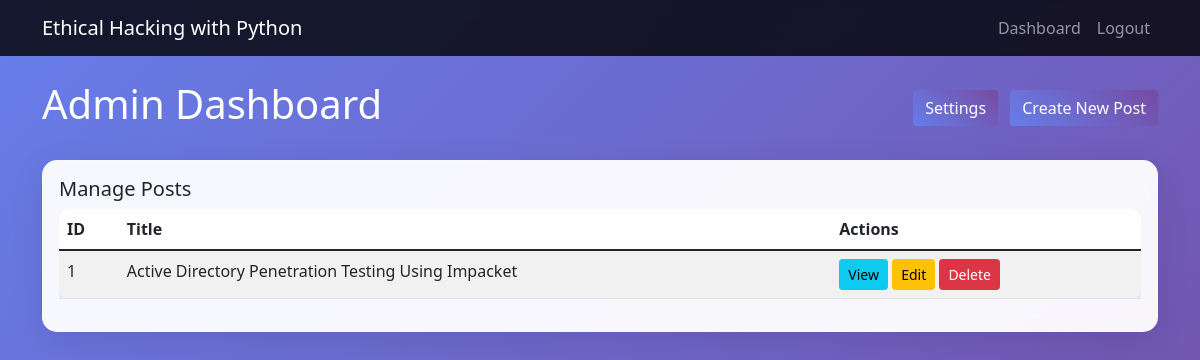
The app's page /admin/dashboard (signed in), older data.
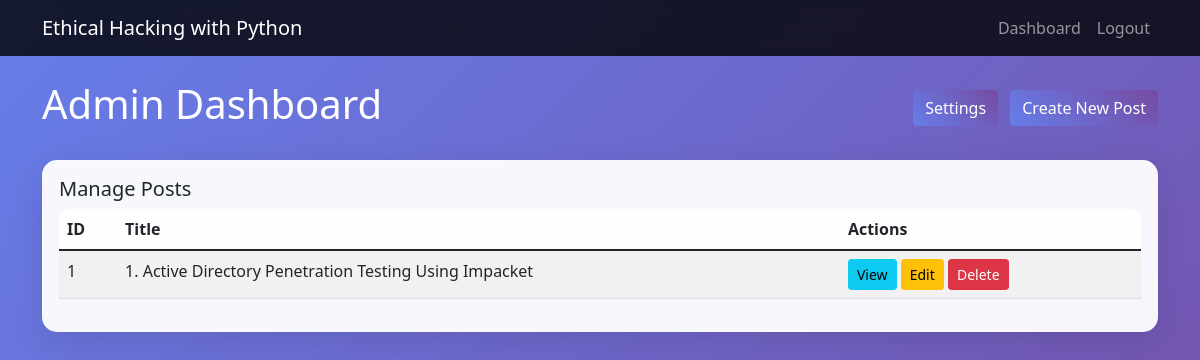
The same page, newer data.
### models.py (models this page shows, shortened)
class SiteSettings(db.Model):
    id = db.Column(db.Integer, primary_key=True)
    blog_title = db.Column(db.String(200), nullable=False, default='Blog CMS')
    blog_description = db.Column(db.Text, nullable=False, default='Welcome to Our Blog')

class Post(db.Model):
    id = db.Column(db.Integer, primary_key=True)
    title = db.Column(db.String(200), nullable=False)
    content = db.Column(db.Text, nullable=False)
    featured_image = db.Column(db.String(500), nullable=True)
    created_at = db.Column(db.DateTime, nullable=False, default=datetime.utcnow)

### app.py (the view)
    def decorated_function(*args, **kwargs):
        if 'logged_in' not in session:
            return redirect(url_for('admin_login'))
        return f(*args, **kwargs)

### app.py (called while the page is built)
def login_required(f):
    def decorated_function(*args, **kwargs):
        if 'logged_in' not in session:
            return redirect(url_for('admin_login'))
        return f(*args, **kwargs)
    decorated_function.__name__ = f.__name__
    return decorated_function

def get_site_settings():
    settings = SiteSettings.query.first()
    if not settings:
        settings = SiteSettings(blog_title='Blog CMS', blog_description='Welcome to Our Blog')
        db.session.add(settings)
        db.session.commit()
    return settings

@app.context_processor
def inject_site_settings():
    return {'site_settings': get_site_settings()}

@app.route('/admin/dashboard')
@login_required
def admin_dashboard():
    posts = Post.query.order_by(Post.created_at.desc()).all()
    return render_template('dashboard.html', posts=posts)

### templates/dashboard.html (shortened to what this page needs)
{% extends "base.html" %}
{% block content %}
<div class="d-flex justify-content-between align-items-center mb-4">
    <h1 class="text-white animate__animated animate__fadeInLeft">Admin Dashboard</h1>
    <div class="animate__animated animate__fadeInRight">
        <a href="{{ url_for('admin_settings') }}" class="btn btn-info btn-gradient me-2">Settings</a>
        <a href="{{ url_for('new_post') }}" class="btn btn-success btn-gradient">Create New Post</a>
    </div>
</div>
<div class="card blog-card animate__animated animate__fadeIn">
    <div class="card-body">
        <h5 class="card-title">Manage Posts</h5>
        {% if posts %}
            <div class="table-responsive">
                <table class="table table-striped">
                    <thead>
                        <tr>
                            <th>ID</th>
                            <th>Title</th>
                            <th>Actions</th>
                        </tr>
                    </thead>
                    <tbody>
                        {% for post in posts %}
                        <tr>
                            <td>{{ post.id }}</td>
                            <td>{{ post.title }}</td>
                            <td>
                                <a href="{{ url_for('post_detail', id=post.id) }}" class="btn btn-sm btn-info">View</a>
                                <a href="{{ url_for('edit_post', id=post.id) }}" class="btn btn-sm btn-warning">Edit</a>
                                <form style="display: inline;" method="POST" action="{{ url_for('delete_post', id=post.id) }}"
                                      onsubmit="return confirm('Are you sure you want to delete this post?')">
                                    <button type="submit" class="btn btn-sm btn-danger">Delete</button>
                                </form>
                            </td>
                        </tr>
                        {% endfor %}
                    </tbody>
                </table>
            </div>
        {% else %}
            <p class="text-muted">No posts created yet. <a href="{{ url_for('new_post') }}">Create your first post</a>!</p>
        {% endif %}
    </div>
</div>
{% endblock %}

### templates/base.html (shortened to what this page needs)
<!DOCTYPE html>
<html lang="en">
<head>
    <link href="https://cdn.jsdelivr.net/npm/bootstrap@5.1.3/dist/css/bootstrap.min.css" rel="stylesheet">
    <link rel="stylesheet" href="https://cdnjs.cloudflare.com/ajax/libs/animate.css/4.1.1/animate.min.css">
    <link rel="stylesheet" href="{{ url_for('static', filename='css/style.css') }}">
</head>
<body class="gradient-bg">
    <nav class="navbar navbar-expand-lg navbar-dark bg-dark">
        <div class="container">
            <a class="navbar-brand" href="{{ url_for('index') }}">{{ site_settings.blog_title }}</a>
            <div class="navbar-nav ms-auto">
                {% if session.logged_in %}
                    <a class="nav-link" href="{{ url_for('admin_dashboard') }}">Dashboard</a>
                    <a class="nav-link" href="{{ url_for('admin_logout') }}">Logout</a>
                {% endif %}
            </div>
        </div>
    </nav>
    <div class="container mt-4">
        {% block content %}{% endblock %}
    </div>
</body>
</html>

### static/css/style.css (style rules this page uses)
.gradient-bg { background: linear-gradient(135deg, #667eea 0%, #764ba2 100%); min-height: 100vh; }
.blog-card { background: rgba(255, 255, 255, 0.95); border: none; border-radius: 15px; box-shadow: 0 8px 32px rgba(0, 0, 0, 0.1); backdrop-filter: blur(10px); border: 1px solid rgba(255, 255, 255, 0.2); transition: transform 0.3s ease, box-shadow 0.3s ease; }
.btn-gradient { background: linear-gradient(45deg, #667eea, #764ba2); border: none; color: white; transition: all 0.3s ease; }
.navbar-dark { background: rgba(0, 0, 0, 0.8) !important; backdrop-filter: blur(10px); }
.table { background: rgba(255, 255, 255, 0.9); border-radius: 10px; }

Row changes from the older to the newer data that the page shows:
changed Post id 1: title "Active Directory Penetration Testing Using Impacket" → "1. Active Directory Penetration Testing Using Impacket"
